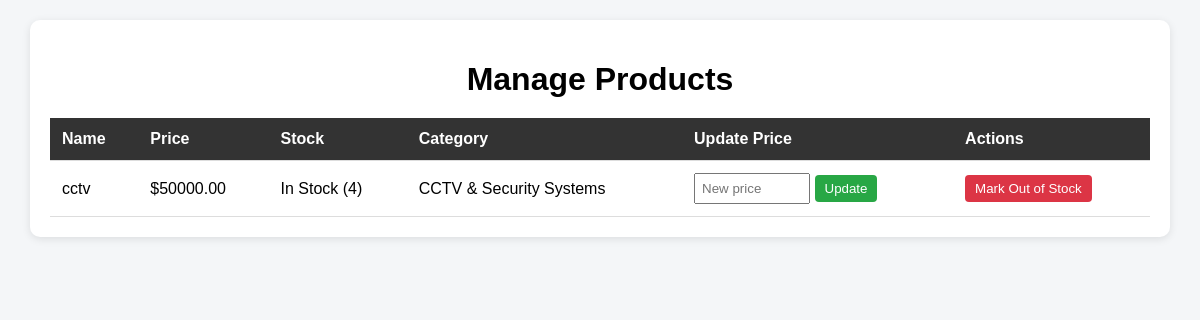
/manage_products (signed in), run on the app's committed database.
### app/models.py (models this page shows, shortened)
class Product(models.Model):
    name = models.CharField(max_length=255)
    price = models.DecimalField(max_digits=10, decimal_places=2)
    discount = models.DecimalField(max_digits=4,decimal_places=2,default=0)
    stock = models.IntegerField()
    category = models.ForeignKey(Category, on_delete=models.CASCADE, related_name="products")
    specifications = models.TextField(blank=True)
    views = models.IntegerField(default=0)
    brand = models.ForeignKey(Brand, on_delete=models.CASCADE)
    created_at = models.DateTimeField(auto_now_add=True)
    updated_at = models.DateTimeField(auto_now=True)

class Category(models.Model):
    name = models.CharField(max_length=100, unique=True)

### app/views.py (the view)
# urls.py: path('manage_products',views.manage_products,name='manage_products'),
@staff_member_required
def manage_products(request):
    products = Product.objects.all().order_by('-id')
    return render(request, 'manage_products.html', {'products': products})

### app/context_processors.py (called while the page is built)
def cart_count(request):
    count = 0
    if request.user.is_authenticated:
        result = CartItem.objects.filter(user=request.user).aggregate(
            total=Sum('quantity')
        )
        count = result['total'] or 0
    return {'cart_count': count}

### app/templates/manage_products.html (shortened to what this page needs)
{% load static %}
<!DOCTYPE html>
<html lang="en">
<head>
    <link rel="stylesheet" href="{% static 'css/manage_products.css' %}">
</head>
<body>
<div class="container">
    <h1>Manage Products</h1>
    <table>
        <thead>
            <tr>
                <th>Name</th>
                <th>Price</th>
                <th>Stock</th>
                <th>Category</th>
                <th>Update Price</th>
                <th>Actions</th>
            </tr>
        </thead>
        <tbody>
            {% for product in products %}
            <tr>
                <td>{{ product.name }}</td>
                <td>${{ product.price }}</td>
                <td>
                    {% if product.stock > 0 %}
                        In Stock ({{ product.stock }})
                    {% else %}
                        <span class="out">Out of Stock</span>
                    {% endif %}
                </td>
                <td>{{ product.category.name }}</td>
                <td>
                    <form method="POST" action="{% url 'update_price' product.id %}">
                        <input type="number" step="0.01" name="price" placeholder="New price" required>
                        <button type="submit" class="btn">Update</button>
                    </form>
                </td>
                <td>
                    <form method="POST" action="{% url 'mark_out_of_stock' product.id %}">
                        <button type="submit" class="btn danger">Mark Out of Stock</button>
                    </form>
                </td>
            </tr>
            {% endfor %}
        </tbody>
    </table>
</div>
</body>
</html>

### app/static/css/manage_products.css (style rules this page uses)
body { font-family: Arial, sans-serif; background-color: #f4f6f8; margin: 0; padding: 20px; }
.container { max-width: 1100px; margin: auto; background: #fff; padding: 20px; border-radius: 10px; box-shadow: 0 2px 8px rgba(0,0,0,0.1); }
h1 { text-align: center; margin-bottom: 20px; }
table { width: 100%; border-collapse: collapse; }
thead { background: #333; color: #fff; }
th, td { padding: 12px; text-align: left; border-bottom: 1px solid #ddd; }
input { padding: 6px; width: 100px; }
.btn { padding: 6px 10px; border: none; background: #28a745; color: white; cursor: pointer; border-radius: 4px; }
.btn.danger { background: #dc3545; }

### data on the page
Product: name "cctv", price "50000.00", stock "4", category.name "CCTV & Security Systems"
